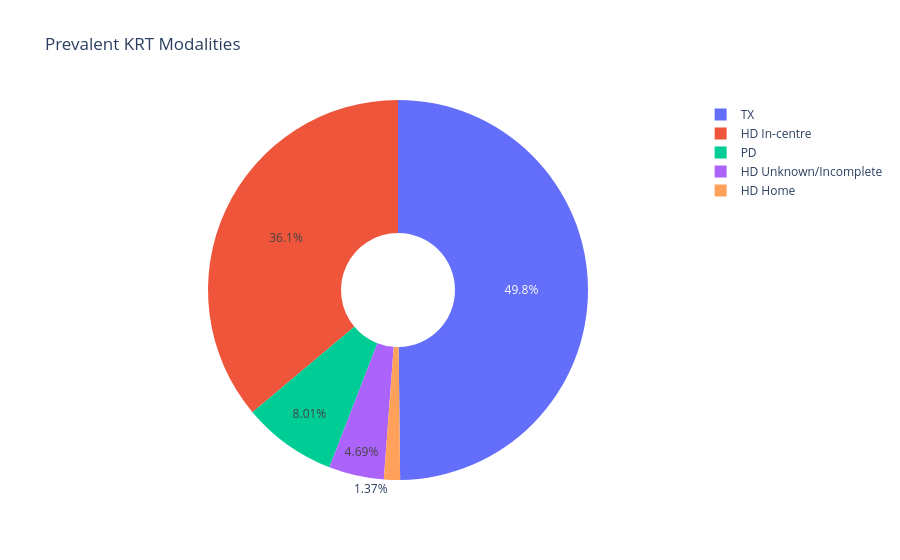
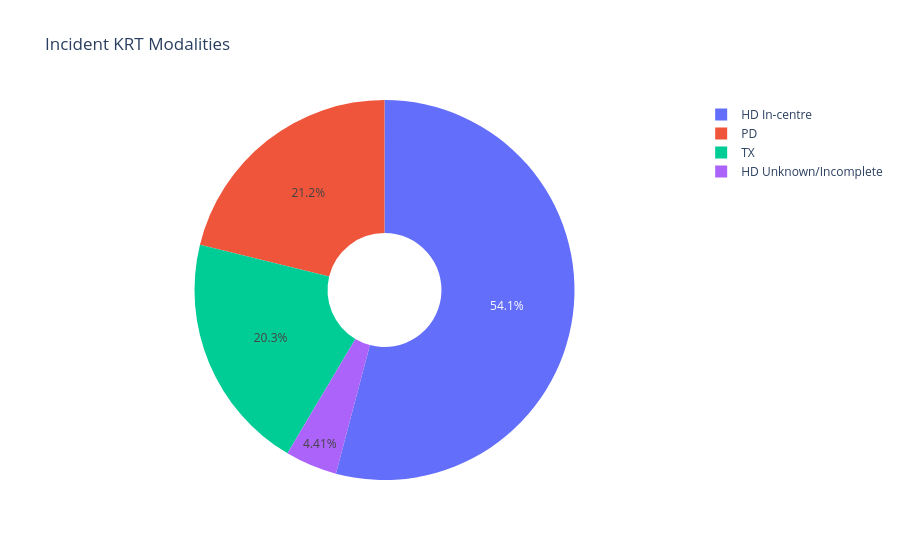

Source (notebook cell) for these figures, in order:
### Code cell
from os import access
from ukrdc_stats.calculators.dialysis import DialysisStatsCalculator
import plotly.graph_objects as go
import plotly.express as px

import datetime as dt
from IPython.display import display

print(list(dialysis_stats.units.keys()))
subunit = "all"
#subunit = "RGCKH"

prev_patients = px.pie(
    names = dialysis_stats.all.prevalent_home_therapies.data.x,
    values = dialysis_stats.all.prevalent_home_therapies.data.y,
    title =  dialysis_stats.all.prevalent_home_therapies.metadata.title,
    hole=0.3,
)
prev_patients.show()

incident_patients = px.pie(
    names = dialysis_stats.all.incident_home_therapies.data.x,
    values = dialysis_stats.all.incident_home_therapies.data.y,
    title =  dialysis_stats.all.incident_home_therapies.metadata.title,
    hole=0.3,
)
incident_patients.show()

### Figure 1 — Plotly figure (JSON) as saved in the notebook; plotly's stock layout.template omitted (floating-point values rounded to 4 significant figures)
{"data": [{"domain": {"x": [0, 1], "y": [0, 1]}, "hole": 0.3, "hovertemplate": "label=%{label}<br>value=%{value}<extra></extra>", "labels": ["HD Home", "HD In-centre", "HD Unknown/Incomplete", "PD", "TX"], "legendgroup": "", "name": "", "showlegend": true, "type": "pie", "values": [38, 1001, 130, 222, 1381]}], "layout": {"legend": {"tracegroupgap": 0}, "title": {"text": "Prevalent KRT Modalities"}}}

### Figure 2 — Plotly figure (JSON) as saved in the notebook; plotly's stock layout.template omitted (floating-point values rounded to 4 significant figures)
{"data": [{"domain": {"x": [0, 1], "y": [0, 1]}, "hole": 0.3, "hovertemplate": "label=%{label}<br>value=%{value}<extra></extra>", "labels": ["HD In-centre", "HD Unknown/Incomplete", "PD", "TX"], "legendgroup": "", "name": "", "showlegend": true, "type": "pie", "values": [184, 15, 72, 69]}], "layout": {"legend": {"tracegroupgap": 0}, "title": {"text": "Incident KRT Modalities"}}}
